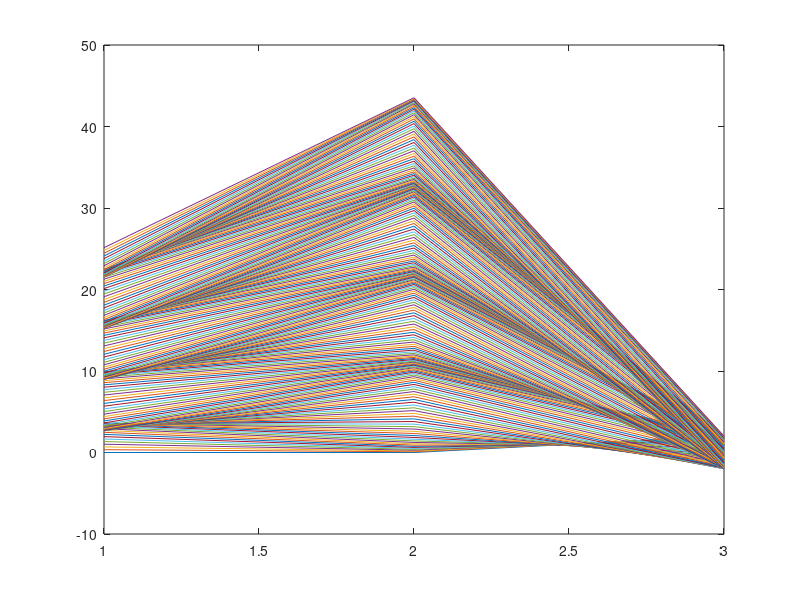

MATLAB code for this plot:

clear

t = linspace (0, 8 * pi, 200);

% x = cos (t);
% y = sin (t);
% z = cos (2 * t);

% pts = [x ; y ; z];

% plot (pts);


x = t + sqrt (3) * sin (t);
y = t * sqrt (3) - sin (t);
z = 2 * cos (t);

pts = [x ; y ; z];

plot (pts);
